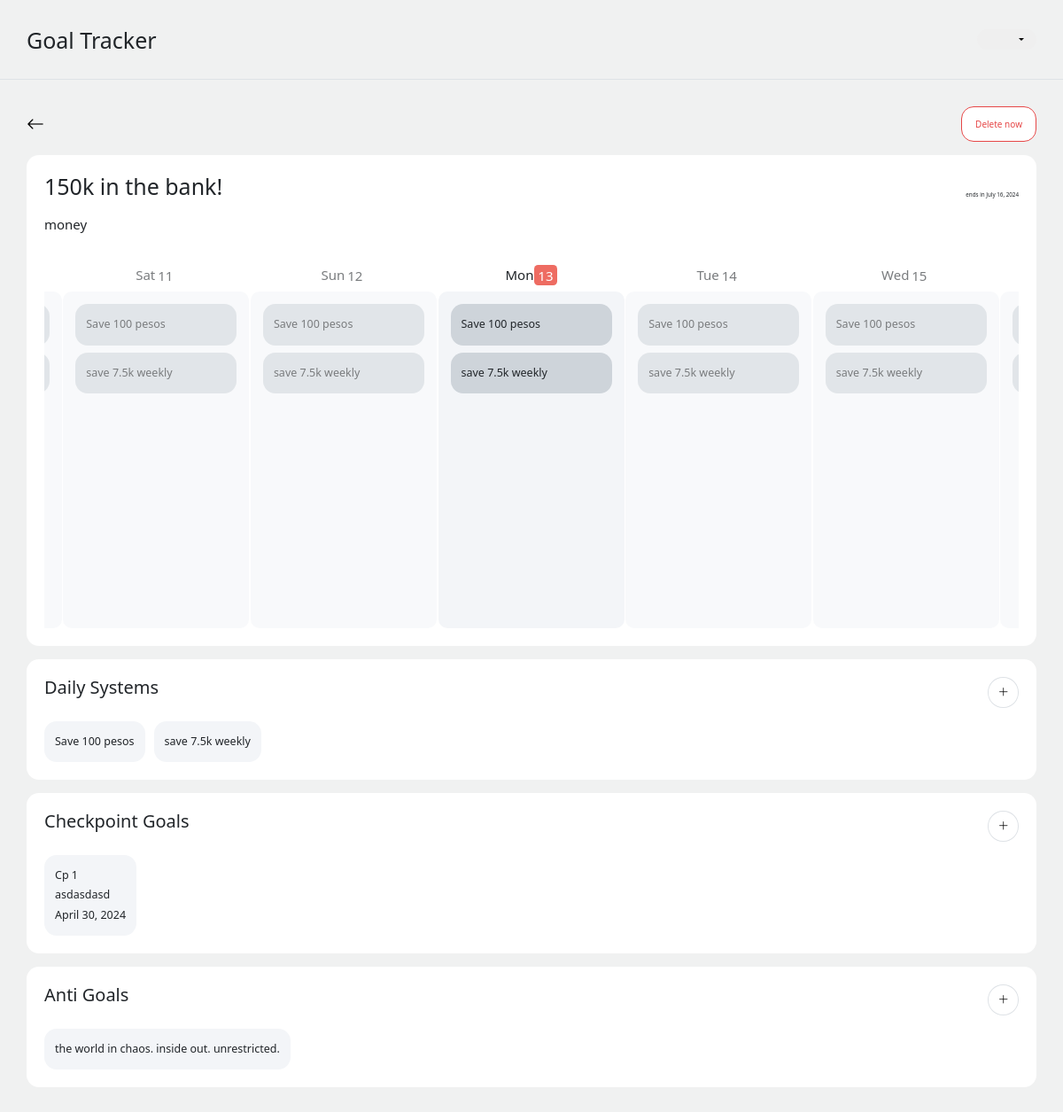
Screenshot of /big-goal/150k in the bank! (signed in) with the database file from the repository.
### goals_tracker/models.py (models this page shows, shortened)
class BaseModel(models.Model):
    title = models.CharField(max_length=300)
    description = models.TextField(blank=True)
    class Meta:
        abstract = True

class BigGoal(BaseModel):
    user = models.ForeignKey(User, on_delete=models.CASCADE)
    start = models.DateField(default=date.today)
    deadline = models.DateField()
    def serialize(self):
        return {
            "id": self.id,
            "user": self.user.username,
            "title": self.title,
            "description": self.description,
            "start": self.start.strftime("%Y-%m-%d"),
            "deadline": self.deadline.strftime("%Y-%m-%d"),
        }

class DailySystem(models.Model):
    big_goal = models.ForeignKey(BigGoal, on_delete=models.CASCADE)
    action = models.CharField(max_length=300)
    def serialize(self):
        return {
            "id": self.id,
            "big_goal": self.big_goal.title,
            "action": self.action,
        }

class CheckpointGoal(BaseModel):
    big_goal = models.ForeignKey(BigGoal, on_delete=models.CASCADE)
    date = models.DateField(default=date.today)
    def serialize(self):
        return {
            "id": self.id,
            "big_goal": self.big_goal.title,
            "title": self.title,
            "description": self.description,
            "date": self.date,
        }

class AntiGoal(models.Model):
    big_goal = models.ForeignKey(BigGoal, on_delete=models.CASCADE)
    description = models.TextField()
    def serialize(self):
        return {
            "id": self.id,
            "big_goal": self.big_goal.title,
            "description": self.description,
        }

### goals_tracker/views.py (the view)
# urls.py: path("big-goal/<str:title>", views.big_goal, name="big_goal"),
def big_goal(request, title):
   if request.method == "GET":
      big_goal_page = big_goal_data(request, title)
      return render(request, "goals_tracker/big_goal_page.html", big_goal_page)

### goals_tracker/views.py (called while the page is built, shortened)
def all_completed_daily_systems(request):
   completed_daily_systems = DailySystemCheckIn.objects.filter(user=request.user)
   completed_daily_systems_data = {}
   return JsonResponse(completed_daily_systems_data, safe=False)

### goals_tracker/templates/goals_tracker/big_goal_page.html (shortened to what this page needs)
{% extends "goals_tracker/layout.html" %}  {% block body %}
<main class="py-5" id="big-goal-page">
  <section class="d-flex justify-content-between">
    <div class="align-self-center">
      <a href="{% url 'goals_tracker:index' %}">
        <button class="border-0 bg-transparent fs-2">
          <i class="bi bi-arrow-left"></i>
        </button>
      </a>
    </div>
    <div>
      <button id="delete-now-btn" class="delete-now-btn box-radius">Delete now</button>
    </div>
  </section>
    <section class="big-goal-section box-radius mt-4">
      <div class="d-flex justify-content-between">
        <h1 class="fw-normal m-0">{{ big_goal.title }}</h1>
        <span class="align-self-end">ends in {{ timeline.deadline }}</span>
      </div>
      <div class="mt-4">
        {% if big_goal.description %}
          <p class="fs-4">{{big_goal.description}}</p>
        {% endif %}
        <div class="mt-5">
          <div class="timeline" id="timeline">
            {% for date in timeline.all_dates %}
            <div class="timeline-item" data-date={{date.current}}>
              <div class="timeline-item--head">
                <span class="m-0">{{ date.current|slice:":3" }}</span>
                <span class="timeline-item--head-day">{{ date.current|slice:"8:10" }}</span>
              </div>
              <div class="timeline-item--body">
                {% for system in daily_systems %}
                  <div class="bg-dark-subtle box-radius daily-system-box" data-big-goal={{system.big_goal}}>
                    {% if system.action in date.actions %}
                      <p class="fs-5 m-0 text-decoration-line-through"> {{ system.action }} </p>
                    {% else %}
                      <p class="fs-5 m-0"> {{ system.action }} </p>
                    {% endif %}
                  </div>
                {% endfor %}
              </div>
            </div>
            {% endfor %}
          </div>
        </div>
      </div>
    </section>
    <section class="daily-systems-section box-radius mt-4">
      <div class="d-flex justify-content-between mb-4">
        <h2 class="fw-normal m-0">Daily Systems</h2>
        <button
          class="border bg-transparent py-2 px-3 fs-5 rounded-circle"
          id="open-daily-system-modal"
        >
          <i class="bi bi-plus-lg"></i>
        </button>
      </div>
      <div class="d-flex flex-wrap gap-3">
        {% for system in daily_systems %}
        <div class="box-radius daily-system-box">
          <p class="m-0 fs-5">{{ system.action }}</p>
        </div>
        {% empty %}
        <div>No Daily Systems. Create One Now.</div>
        {% endfor %}
      </div>
    </section>
    <section class="checkpoint-goals-section box-radius mt-4">
      <div class="d-flex justify-content-between mb-4">
        <h2 class="fw-normal">Checkpoint Goals</h2>
        <button
          class="border bg-transparent py-2 px-3 fs-5 rounded-circle"
          id="open-checkpoint-goal-modal"
        >
          <i class="bi bi-plus-lg"></i>
        </button>
      </div>
      <div class="d-flex flex-wrap gap-3">
      {% for cp_goal in checkpoint_goals %}
        <div class="box-radius checkpoint-goal-box">
          <p class="m-0 fs-5">{{ cp_goal.title }}</p>
          <p class="m-0 fs-5">{{ cp_goal.description }}</p>
          <p class="m-0 fs-5">{{ cp_goal.date }}</p>
        </div>
        {% empty %}
        <div>No Checkpoint Goals. Create One Now.</div>
      {% endfor %}
      </div>
    </section>
    <section class="anti-goals-section box-radius mt-4">
      <div class="d-flex justify-content-between mb-4">
        <h2 class="fw-normal">Anti Goals</h2>
        <button
          class="border bg-transparent py-2 px-3 fs-5 rounded-circle"
          id="open-anti-goal-modal"
        >
          <i class="bi bi-plus-lg"></i>
        </button>
      </div>
      <div class="d-flex flex-wrap gap-3">
        {% for xgoal in anti_goals %}
        <div class="box-radius anti-goal-box">
          <p class="m-0 fs-5">{{ xgoal.description }}</p>
        </div>
        {% empty %}
        <div>No Anti Goals. Create One Now.</div>
        {% endfor %}
      </div>
    </section>
</main>
{% endblock %}

### goals_tracker/templates/goals_tracker/layout.html (shortened to what this page needs)
{% load static %}
<!DOCTYPE html>
<html lang="en">
  <head>
    <link
      href="https://cdn.jsdelivr.net/npm/bootstrap@5.3.2/dist/css/bootstrap.min.css"
      rel="stylesheet"
    />
    <link
      rel="stylesheet"
      href="https://cdn.jsdelivr.net/npm/bootstrap-icons@1.11.3/font/bootstrap-icons.min.css"
    />
    <link href="{% static 'goals_tracker/styles.css' %}" rel="stylesheet" />
  </head>
  <body>
    {% block header %}
    <header class="header d-flex align-items-center border-bottom">
      <div class="container-xl px-4 px-xl-0">
        <div class="d-flex justify-content-between">
          <div class="align-self-center">
            <p class="display-6 m-0">Goal Tracker</p>
          </div>
          <div class="align-self-center">
            <div class="btn-group">
              <button type="button" class="dropdown-toggle box-radius profile-btn" data-bs-toggle="dropdown" aria-expanded="false">
              </button>
            </div>
          </div>
        </div>
      </div>
    </header>
    {% endblock %}
    <div class="container-xl px-4 px-xl-0">
       {% block body %} {% endblock %}
    </div>
  </body>
</html>

### goals_tracker/static/goals_tracker/styles.css (style rules this page uses)
:root { --body-bg: #f0f1f1; --white-bg: #ffffff; --dark-bg: rgb(36, 37, 41); --gray-bg: rgb(243, 245, 248); --red-bg: rgb(238, 108, 98); }
* { margin: 0; padding: 0; box-sizing: border-box; }
body, html { font-size: 62.5%; line-height: 1.8; background-color: var(--body-bg); }
.box-radius { border-radius: 1.4rem; }
.header { height: 90px; }
.profile-btn { display: flex; align-items: center; border: 0; padding: 1rem 1.4rem; font-size: 1rem; }
.delete-now-btn { background-color: var(--white-bg); border: 1px solid rgb(230, 71, 71); color: rgb(230, 71, 71); padding: 1rem 1.5rem; font-size: 1rem; }
.big-goal-section, .daily-systems-section, .checkpoint-goals-section, .anti-goals-section { padding: 2rem; background-color: var(--white-bg); }
.checkpoint-goal-box { background-color: var(--gray-bg); padding: 1.2rem; }
.timeline { background-color: transparent; overflow: scroll; white-space: nowrap; }
.timeline-item { display: inline-block; opacity: 0.6; }
.timeline-item-today { opacity: 1; }
.timeline-item--head { text-align: center; font-size: 1.5rem; margin-bottom: 0.5rem; font-weight: 300; }
.timeline-item--head-today { font-weight: 400; }
.timeline-item--head-day { margin-left: -5px; padding: .15rem .4rem; border-radius: .45rem; }
.timeline-item--head-day-on { margin-left: -3px; background-color: var(--red-bg); color: var(--white-bg); }
.timeline-item--body { display: flex; flex-direction: column; row-gap: .8rem; width: 21rem; height: 38rem; background-color: var(--gray-bg); border-radius: 1rem; overflow: scroll; padding: 1.4rem; }

### rows the page displays
BigGoal: title "150k in the bank!", deadline "July 16, 2024", description "money"
DailySystem: action "Save 100 pesos" "Save 100 pesos" "Save 100 pesos" "Save 100 pesos" "Save 100 pesos", action "Save 100 pesos"
DailySystem: action "save 7.5k weekly" "save 7.5k weekly" "save 7.5k weekly" "save 7.5k weekly" "save 7.5k weekly", action "save 7.5k weekly"
CheckpointGoal: title "Cp 1", description "asdasdasd", date "April 30, 2024"
AntiGoal: description "the world in chaos. inside out. unrestricted."

### other values shown
{{ date.current|slice:":3" }} "Sat" "Sun" "Mon" "Tue" "Wed"
{{ date.current|slice:"8:10" }} "11" "12" "13" "14" "15"
